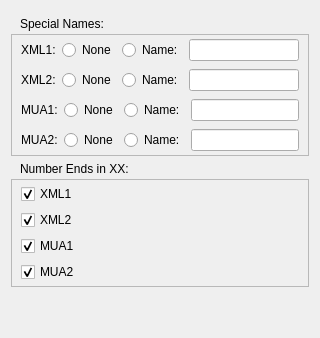
         <widget class="QWidget" name="tab_2">
          <attribute name="title">
           <string>Naming</string>
          </attribute>
          <layout class="QVBoxLayout" name="verticalLayout_11">
           <property name="spacing">
            <number>0</number>
           </property>
           <item>
            <widget class="QFrame" name="frame_17">
             <property name="maximumSize">
              <size>
               <width>16777215</width>
               <height>36</height>
              </size>
             </property>
             <property name="frameShape">
              <enum>QFrame::Shape::NoFrame</enum>
             </property>
             <property name="frameShadow">
              <enum>QFrame::Shadow::Raised</enum>
             </property>
             <property name="lineWidth">
              <number>1</number>
             </property>
             <layout class="QHBoxLayout" name="horizontalLayout_20">
              <property name="topMargin">
               <number>3</number>
              </property>
              <property name="bottomMargin">
               <number>0</number>
              </property>
              <item>
               <widget class="QLabel" name="label_27">
                <property name="text">
                 <string>Special Names:</string>
                </property>
               </widget>
              </item>
              <item>
               <widget class="QLabel" name="label_28">
                <property name="minimumSize">
                 <size>
                  <width>0</width>
                  <height>0</height>
                 </size>
                </property>
                <property name="maximumSize">
                 <size>
                  <width>16</width>
                  <height>16</height>
                 </size>
                </property>
                <property name="toolTip">
                 <string>&lt;html&gt;&lt;head/&gt;&lt;body&gt;&lt;p&gt;Enter a special name to be included in the file name for each game. For &amp;quot;other&amp;quot; assets, this value will be the whole file name. For everything else, it will be added as a suffix in parenthesis. If &amp;quot;None&amp;quot; is selected, the default naming convention will be used.&lt;/p&gt;&lt;/body&gt;&lt;/html&gt;</string>
                </property>
                <property name="toolTipDuration">
                 <number>-1</number>
                </property>
                <property name="text">
                 <string/>
                </property>
                <property name="pixmap">
                 <pixmap resource="ui_resources.qrc">:/ui/info_icon.png</pixmap>
                </property>
                <property name="scaledContents">
                 <bool>true</bool>
                </property>
               </widget>
              </item>
              <item>
               <spacer name="horizontalSpacer_11">
                <property name="orientation">
                 <enum>Qt::Orientation::Horizontal</enum>
                </property>
                <property name="sizeHint" stdset="0">
                 <size>
                  <width>40</width>
                  <height>20</height>
                 </size>
                </property>
               </spacer>
              </item>
             </layout>
            </widget>
           </item>
           <item>
            <widget class="QFrame" name="frame_22">
             <property name="frameShape">
              <enum>QFrame::Shape::StyledPanel</enum>
             </property>
             <property name="frameShadow">
              <enum>QFrame::Shadow::Raised</enum>
             </property>
             <layout class="QVBoxLayout" name="verticalLayout_9">
              <property name="spacing">
               <number>0</number>
              </property>
              <property name="leftMargin">
               <number>0</number>
              </property>
              <property name="topMargin">
               <number>0</number>
              </property>
              <property name="rightMargin">
               <number>0</number>
              </property>
              <property name="bottomMargin">
               <number>0</number>
              </property>
              <item>
               <widget class="QFrame" name="frame_23">
                <property name="frameShape">
                 <enum>QFrame::Shape::NoFrame</enum>
                </property>
                <property name="frameShadow">
                 <enum>QFrame::Shadow::Raised</enum>
                </property>
                <layout class="QHBoxLayout" name="horizontalLayout_21">
                 <property name="topMargin">
                  <number>4</number>
                 </property>
                 <property name="bottomMargin">
                  <number>4</number>
                 </property>
                 <item>
                  <widget class="QLabel" name="label_29">
                   <property name="text">
                    <string>XML1:</string>
                   </property>
                  </widget>
                 </item>
                 <item>
                  <widget class="QRadioButton" name="radioButton_35">
                   <property name="text">
                    <string>None</string>
                   </property>
                  </widget>
                 </item>
                 <item>
                  <widget class="QRadioButton" name="radioButton_36">
                   <property name="text">
                    <string>Name:</string>
                   </property>
                  </widget>
                 </item>
                 <item>
                  <widget class="QLineEdit" name="lineEdit_14">
                   <property name="maximumSize">
                    <size>
                     <width>16777215</width>
                     <height>16777215</height>
                    </size>
                   </property>
                   <property name="text">
                    <string/>
                   </property>
                  </widget>
                 </item>
                </layout>
               </widget>
              </item>
              <item>
               <widget class="QFrame" name="frame_24">
                <property name="frameShape">
                 <enum>QFrame::Shape::NoFrame</enum>
                </property>
                <property name="frameShadow">
                 <enum>QFrame::Shadow::Raised</enum>
                </property>
                <layout class="QHBoxLayout" name="horizontalLayout_22">
                 <property name="topMargin">
                  <number>4</number>
                 </property>
                 <property name="bottomMargin">
                  <number>4</number>
                 </property>
                 <item>
                  <widget class="QLabel" name="label_30">
                   <property name="text">
                    <string>XML2:</string>
                   </property>
                  </widget>
                 </item>
                 <item>
                  <widget class="QRadioButton" name="radioButton_37">
                   <property name="text">
                    <string>None</string>
                   </property>
                  </widget>
                 </item>
                 <item>
                  <widget class="QRadioButton" name="radioButton_38">
                   <property name="text">
                    <string>Name:</string>
                   </property>
                  </widget>
                 </item>
                 <item>
                  <widget class="QLineEdit" name="lineEdit_15">
                   <property name="maximumSize">
                    <size>
                     <width>16777215</width>
                     <height>16777215</height>
                    </size>
                   </property>
                  </widget>
                 </item>
                </layout>
               </widget>
              </item>
              <item>
               <widget class="QFrame" name="frame_25">
                <property name="frameShape">
                 <enum>QFrame::Shape::NoFrame</enum>
                </property>
                <property name="frameShadow">
                 <enum>QFrame::Shadow::Raised</enum>
                </property>
                <layout class="QHBoxLayout" name="horizontalLayout_23">
                 <property name="topMargin">
                  <number>4</number>
                 </property>
                 <property name="bottomMargin">
                  <number>4</number>
                 </property>
                 <item>
                  <widget class="QLabel" name="label_31">
                   <property name="text">
                    <string>MUA1:</string>
                   </property>
                  </widget>
                 </item>
                 <item>
                  <widget class="QRadioButton" name="radioButton_39">
                   <property name="text">
                    <string>None</string>
                   </property>
                  </widget>
                 </item>
                 <item>
                  <widget class="QRadioButton" name="radioButton_40">
                   <property name="text">
                    <string>Name:</string>
                   </property>
                  </widget>
                 </item>
                 <item>
                  <widget class="QLineEdit" name="lineEdit_16">
                   <property name="maximumSize">
                    <size>
                     <width>16777215</width>
                     <height>16777215</height>
                    </size>
                   </property>
                  </widget>
                 </item>
                </layout>
               </widget>
              </item>
              <item>
               <widget class="QFrame" name="frame_26">
                <property name="frameShape">
                 <enum>QFrame::Shape::NoFrame</enum>
                </property>
                <property name="frameShadow">
                 <enum>QFrame::Shadow::Raised</enum>
                </property>
                <layout class="QHBoxLayout" name="horizontalLayout_24">
                 <property name="topMargin">
                  <number>4</number>
                 </property>
                 <property name="bottomMargin">
                  <number>4</number>
                 </property>
                 <item>
                  <widget class="QLabel" name="label_32">
                   <property name="text">
                    <string>MUA2:</string>
                   </property>
                  </widget>
                 </item>
                 <item>
                  <widget class="QRadioButton" name="radioButton_41">
                   <property name="text">
                    <string>None</string>
                   </property>
                  </widget>
                 </item>
                 <item>
                  <widget class="QRadioButton" name="radioButton_42">
                   <property name="text">
                    <string>Name:</string>
                   </property>
                  </widget>
                 </item>
                 <item>
                  <widget class="QLineEdit" name="lineEdit_17">
                   <property name="maximumSize">
                    <size>
                     <width>16777215</width>
                     <height>16777215</height>
                    </size>
                   </property>
                  </widget>
                 </item>
                </layout>
               </widget>
              </item>
             </layout>
            </widget>
           </item>
           <item>
            <widget class="QFrame" name="frame_27">
             <property name="maximumSize">
              <size>
               <width>16777215</width>
               <height>36</height>
              </size>
             </property>
             <property name="frameShape">
              <enum>QFrame::Shape::NoFrame</enum>
             </property>
             <property name="frameShadow">
              <enum>QFrame::Shadow::Raised</enum>
             </property>
             <layout class="QHBoxLayout" name="horizontalLayout_25">
              <property name="topMargin">
               <number>3</number>
              </property>
              <property name="bottomMargin">
               <number>0</number>
              </property>
              <item>
               <widget class="QLabel" name="label_33">
                <property name="text">
                 <string>Number Ends in XX:</string>
                </property>
               </widget>
              </item>
              <item>
               <widget class="QLabel" name="label_34">
                <property name="minimumSize">
                 <size>
                  <width>16</width>
                  <height>16</height>
                 </size>
                </property>
                <property name="maximumSize">
                 <size>
                  <width>16</width>
                  <height>16</height>
                 </size>
                </property>
                <property name="toolTip">
                 <string>&lt;html&gt;&lt;head/&gt;&lt;body&gt;&lt;p&gt;Select if the last two digits of the skin number in the file name should be &amp;quot;XX&amp;quot; (True) or if the file name should use the full skin number (False). This setting does not apply to files that do not use the skin number in the file name. This setting does not impact hex editing.&lt;/p&gt;&lt;/body&gt;&lt;/html&gt;</string>
                </property>
                <property name="toolTipDuration">
                 <number>-1</number>
                </property>
                <property name="text">
                 <string/>
                </property>
                <property name="pixmap">
                 <pixmap resource="ui_resources.qrc">:/ui/info_icon.png</pixmap>
                </property>
                <property name="scaledContents">
                 <bool>true</bool>
                </property>
               </widget>
              </item>
              <item>
               <spacer name="horizontalSpacer_16">
                <property name="orientation">
                 <enum>Qt::Orientation::Horizontal</enum>
                </property>
                <property name="sizeHint" stdset="0">
                 <size>
                  <width>40</width>
                  <height>20</height>
                 </size>
                </property>
               </spacer>
              </item>
             </layout>
            </widget>
           </item>
           <item>
            <widget class="QFrame" name="frame_28">
             <property name="frameShape">
              <enum>QFrame::Shape::StyledPanel</enum>
             </property>
             <property name="frameShadow">
              <enum>QFrame::Shadow::Raised</enum>
             </property>
             <layout class="QVBoxLayout" name="verticalLayout_10">
              <property name="spacing">
               <number>6</number>
              </property>
              <property name="leftMargin">
               <number>9</number>
              </property>
              <property name="topMargin">
               <number>4</number>
              </property>
              <property name="rightMargin">
               <number>9</number>
              </property>
              <property name="bottomMargin">
               <number>4</number>
              </property>
              <item>
               <widget class="QCheckBox" name="checkBox_10">
                <property name="text">
                 <string>XML1</string>
                </property>
                <property name="checked">
                 <bool>true</bool>
                </property>
               </widget>
              </item>
              <item>
               <widget class="QCheckBox" name="checkBox_11">
                <property name="text">
                 <string>XML2</string>
                </property>
                <property name="checked">
                 <bool>true</bool>
                </property>
               </widget>
              </item>
              <item>
               <widget class="QCheckBox" name="checkBox_12">
                <property name="text">
                 <string>MUA1</string>
                </property>
                <property name="checked">
                 <bool>true</bool>
                </property>
               </widget>
              </item>
              <item>
               <widget class="QCheckBox" name="checkBox_13">
                <property name="text">
                 <string>MUA2</string>
                </property>
                <property name="checked">
                 <bool>true</bool>
                </property>
               </widget>
              </item>
             </layout>
            </widget>
           </item>
           <item>
            <spacer name="verticalSpacer_3">
             <property name="orientation">
              <enum>Qt::Orientation::Vertical</enum>
             </property>
             <property name="sizeHint" stdset="0">
              <size>
               <width>20</width>
               <height>40</height>
              </size>
             </property>
            </spacer>
           </item>
          </layout>
         </widget>
